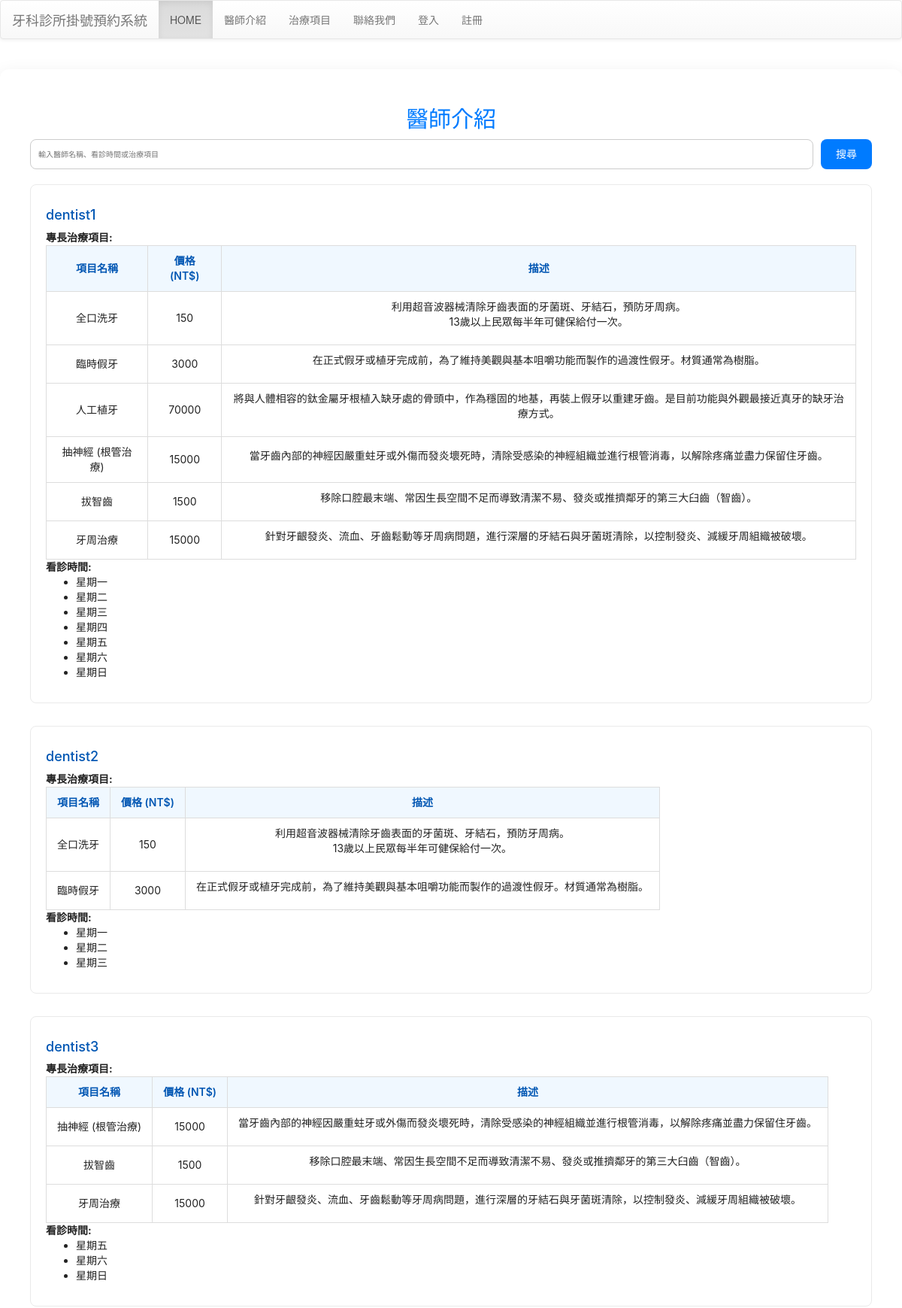
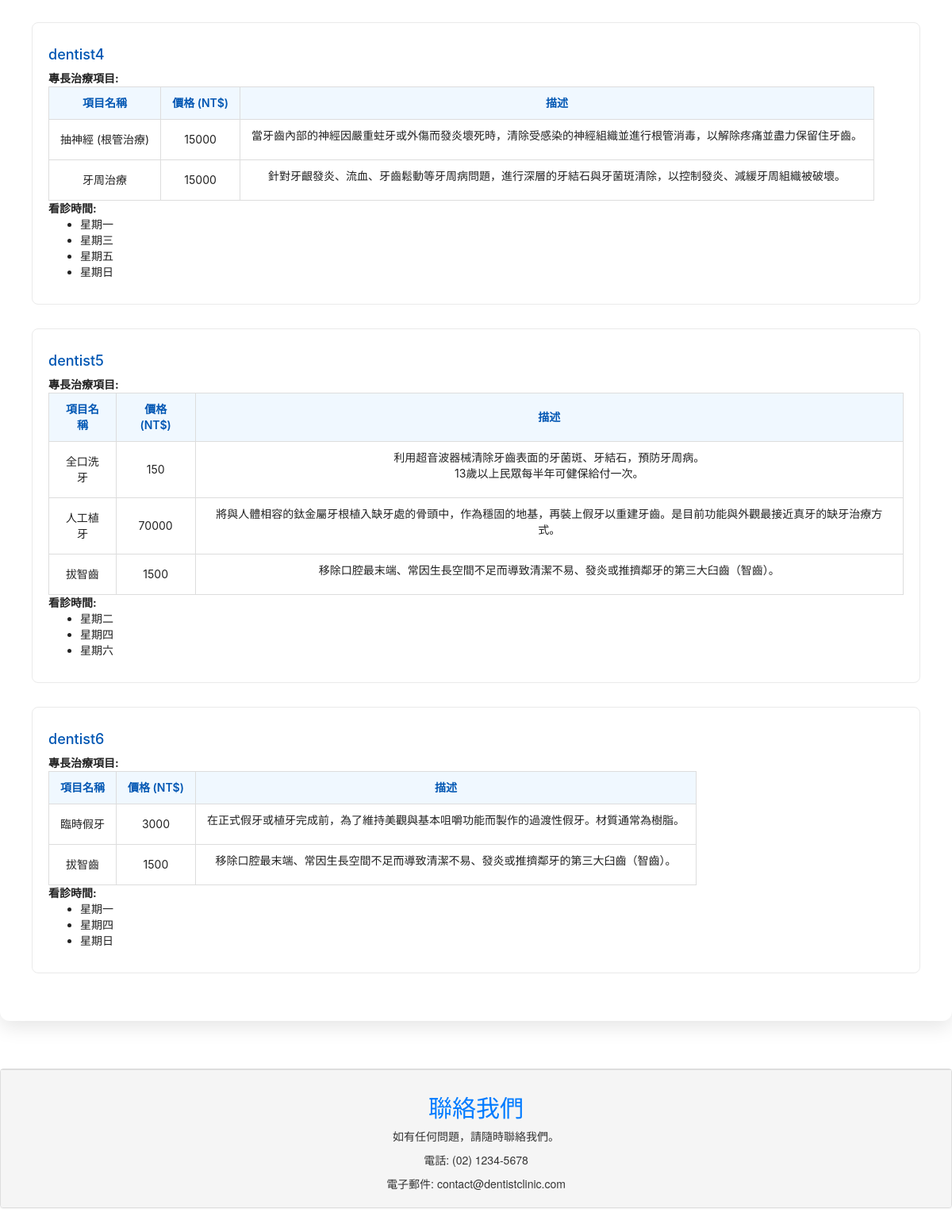
The app's page /dentists/ with its own data (2 pictures, top to bottom).
### basic/models.py (models this page shows, shortened)
class Dentist(models.Model):
    name=models.CharField(max_length=100)
    services=models.ManyToManyField(Service,blank=True,related_name="dentists")
    time=models.ManyToManyField(Schedule,blank=True,related_name="dentists")

class Service(models.Model):
    name=models.CharField(max_length=100)
    description=models.TextField()
    price=models.IntegerField(default=150)

class Schedule(models.Model):
    time=models.CharField(max_length=20,default='無')

### basic/views.py (the view)
# urls.py: path('dentists/',dentists),
def dentists(request):
	dentists=Dentist.objects.all()
	query=request.GET.get('query','').strip()
	if query:
		dentists=dentists.filter(Q(name__icontains=query)|
								Q(time__time__icontains=query)|
								Q(services__name__icontains=query)).distinct()
		print(dentists)
	return render(request,'basic/dentists.html',locals())

### context_processors.py (called while the page is built)
def user_identity_flags(request):
    return {
        'is_patient': request.session.get('is_patient', False),
        'is_manager': request.session.get('is_manager', False),
    }

### templates/basic/dentists.html (shortened to what this page needs)
{%extends 'basic/base.html'%}
{%block content%}
    <div class="dentist-container" role="main" aria-label="醫師介紹">
        <h2 style="color: #007bff"; align='center'>醫師介紹</h2>
        <form method="GET" class="search-bar" role="search" aria-label="搜尋醫師資料">
            <input type="text" name="query" placeholder="輸入醫師名稱、看診時間或治療項目"
                   aria-label="搜尋" value="{{ request.GET.query|default:'' }}">
            <button type="submit">搜尋</button>
        </form>
        {%for dentist in dentists%}
            <div class="dentist-card">
                <div style="color: #0056b3";><h4>{{dentist.name}}</h4></div>
                <div>
                    <strong>專長治療項目:</strong>
                    {%if dentist.services.exists%}
                        <table class="service-table" aria-label="醫師 {{dentist.name}} 的治療項目表">
                            <thead>
                                <tr>
                                    <th>項目名稱</th>
                                    <th>價格 (NT$)</th>
                                    <th>描述</th>
                                </tr>
                            </thead>
                            <tbody>
                                {%for service in dentist.services.all%}
                                <tr>
                                    <td>{{service.name}}</td>
                                    <td>{{service.price}}</td>
                                    <td>{{service.description|linebreaks}}</td>
                                </tr>
                                {%endfor%}
                            </tbody>
                        </table>
                    {%else%}
                        <p class="no-data">無專長治療項目資料</p>
                    {%endif%}
                </div>
                <div>
                    <strong>看診時間:</strong>
                    {%if dentist.time.exists%}
                        <ul>
                            {%for sched in dentist.time.all%}
                                <li>{{sched.time}}</li>
                            {%endfor%}
                        </ul>
                    {%else%}
                        <p style="color:#666" align="center">無排班時間</p>
                    {%endif%}
                </div>
            </div>
        {%empty%}
            <p style="text-align:center; color: #666;">目前尚無醫師資料</p>
        {%endfor%}
    </div>
{%endblock%}

### templates/basic/dentists.html (style rules this page uses)
.dentist-container { max-width: 1200px; margin: 40px auto; background: #ffffff; border-radius: 12px; box-shadow: 0 8px 24px rgba(0, 0, 0, 0.1); padding: 30px 40px; font-family: 'Inter', sans-serif; color: #222; }
.dentist-card { border: 1px solid #eaeaea; border-radius: 8px; padding: 20px; margin-bottom: 30px; transition: box-shadow 0.3s ease; }
.service-table th, .service-table td { border: 1px solid #ddd; padding: 10px 14px; text-align: center; }
.service-table th { background-color: #f0f8ff; color: #0056b3; font-weight: 600; }
.search-bar { margin-bottom: 20px; display: flex; justify-content: space-between; }
.search-bar input[type="text"] { flex: 1; padding: 10px; border: 1.5px solid #ccc; border-radius: 8px; margin-right: 10px; font-size: 1rem; transition: border-color 0.3s ease; }
.search-bar button { background-color: #007bff; color: white; padding: 10px 20px; border: none; border-radius: 8px; cursor: pointer; transition: background-color 0.3s ease; }

### records on screen
Dentist: name "dentist1"
Service: name "全口洗牙", price "150", description "利用超音波器械清除牙齒表面的牙菌斑、牙結石，預防牙周病。 13歲以上民眾每半年可健保給付一次。"
Service: name "臨時假牙", price "3000", description "在正式假牙或植牙完成前，為了維持美觀與基本咀嚼功能而製作的過渡性假牙。材質通常為樹脂。"
Service: name "人工植牙", price "70000", description "將與人體相容的鈦金屬牙根植入缺牙處的骨頭中，作為穩固的地基，再裝上假牙以重建牙齒。是目前功能與外觀最接近真牙的缺牙治療方式。"
Service: name "抽神經 (根管治療)", price "15000", description "當牙齒內部的神經因嚴重蛀牙或外傷而發炎壞死時，清除受感染的神經組織並進行根管消毒，以解除疼痛並盡力保留住牙齒。"
Service: name "拔智齒", price "1500", description "移除口腔最末端、常因生長空間不足而導致清潔不易、發炎或推擠鄰牙的第三大臼齒（智齒）。"
Service: name "牙周治療", price "15000", description "針對牙齦發炎、流血、牙齒鬆動等牙周病問題，進行深層的牙結石與牙菌斑清除，以控制發炎、減緩牙周組織被破壞。"
Schedule: time "星期一"
Schedule: time "星期二"
Schedule: time "星期三"
Schedule: time "星期四"
Schedule: time "星期五"
Schedule: time "星期六"
Schedule: time "星期日"
Dentist: name "dentist2"
Dentist: name "dentist3"
Dentist: name "dentist4"
Dentist: name "dentist5"
Dentist: name "dentist6"
